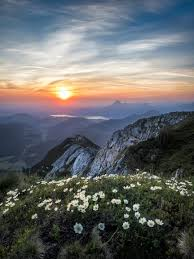
#> input picture DIP/DIP_Lab_406/Lab/Python/Lab_03/nature.jpeg, 194 x 259 px
$ python cdf.py
#> lines starting #> are read from the running program, lines starting #| are printed output that depends on the picture
import cv2
import numpy as np
import matplotlib.pyplot as plt

input_image = cv2.imread('nature.jpeg')
#> input_image is the input picture: shape (259, 194, 3); mean B, G, R 104.3, 103.3, 101.1

if len(input_image.shape) == 3:
    input_image = cv2.cvtColor(input_image, cv2.COLOR_BGR2GRAY)
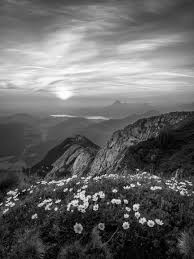
#> input_image: shape (259, 194); min 0, max 254, mean 102.8

def compute_cdf(image):
    hist, bins = np.histogram(image.flatten(), 256, [0, 256])
#> hist = 256 values, max 403 at index 34, min 0 at index 255, mean 196.3; bins = 257 values from 0 to 256
    cdf = hist.cumsum()
#> cdf = 256 values from 51 to 50246
    cdf_normalized = cdf / cdf.max()  # Normalize to [0, 1]
#> cdf_normalized = 256 values from 0.00102 to 1
    return cdf_normalized

plt.figure(figsize=(12, 6))

plt.subplot(2, 3, 1)
plt.imshow(input_image, cmap='gray')
plt.title('Input Image')
plt.axis('off')

plt.subplot(2, 3, 2)
plt.hist(input_image.ravel(), bins=256, range=[0, 256], color='black')
plt.title('Histogram of Input Image')

cdf_input = compute_cdf(input_image)
#> cdf_input = 256 values from 0.00102 to 1

plt.subplot(2, 3, 3)
plt.plot(cdf_input, color='black', linewidth=2)
plt.title('CDF of Input Image')
plt.xlabel('Pixel Intensity Values')
plt.ylabel('CDF')

equalized_image = cv2.equalizeHist(input_image)
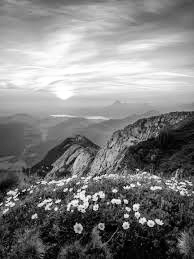
#> equalized_image: shape (259, 194); min 0, max 255, mean 128

plt.subplot(2, 3, 4)
plt.imshow(equalized_image, cmap='gray')
plt.title('Histogram-Equalized Image')
plt.axis('off')

plt.subplot(2, 3, 5)
plt.hist(equalized_image.ravel(), bins=256, range=[0, 256], color='black')
plt.title('Histogram of Equalized Image')

cdf_equalized = compute_cdf(equalized_image)
#> cdf_equalized = 256 values from 0.00102 to 1

plt.subplot(2, 3, 6)
plt.plot(cdf_equalized, color='black', linewidth=2)
plt.title('CDF of Equalized Image')
plt.xlabel('Pixel Intensity Values')
plt.ylabel('CDF')

plt.tight_layout()
plt.show()
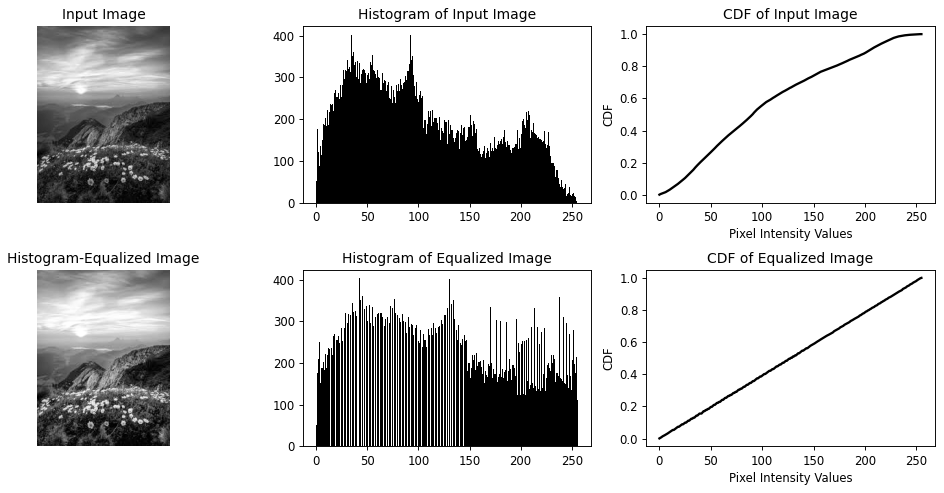
#> figure drawn by matplotlib, 6 panels; panel 2: tallest bar 403 high, from x = 34 to 35; panel 3: curve peaks at x = 254, y = 1; panel 5: tallest bar 403 high, from x = 42 to 43; panel 6: curve peaks at x = 255, y = 1

$ run again, with DIP/DIP_Lab_406/Lab/Python/Lab_03/flower.jpeg copied over DIP/DIP_Lab_406/Lab/Python/Lab_03/nature.jpeg
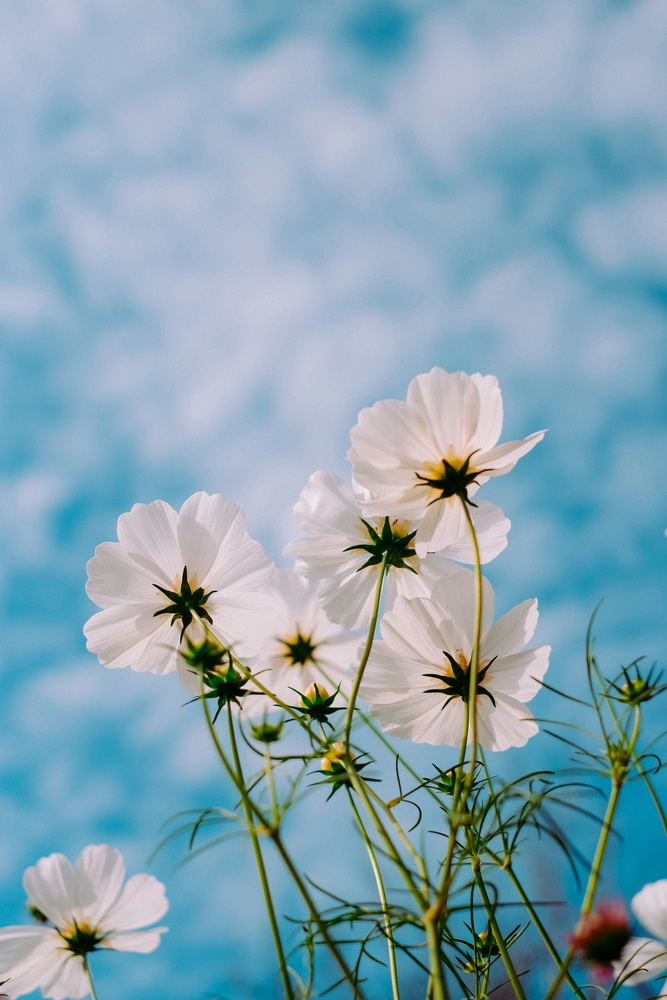
#> input picture DIP/DIP_Lab_406/Lab/Python/Lab_03/flower.jpeg, 667 x 1000 px, shrunk from 3000 x 4500 before the run
#> input_image is the input picture: shape (1000, 667, 3); mean B, G, R 179.1, 164.7, 134.1
#> `input_image = cv2.cvtColor(input_image, cv2.COLOR_BGR2GRAY)`:
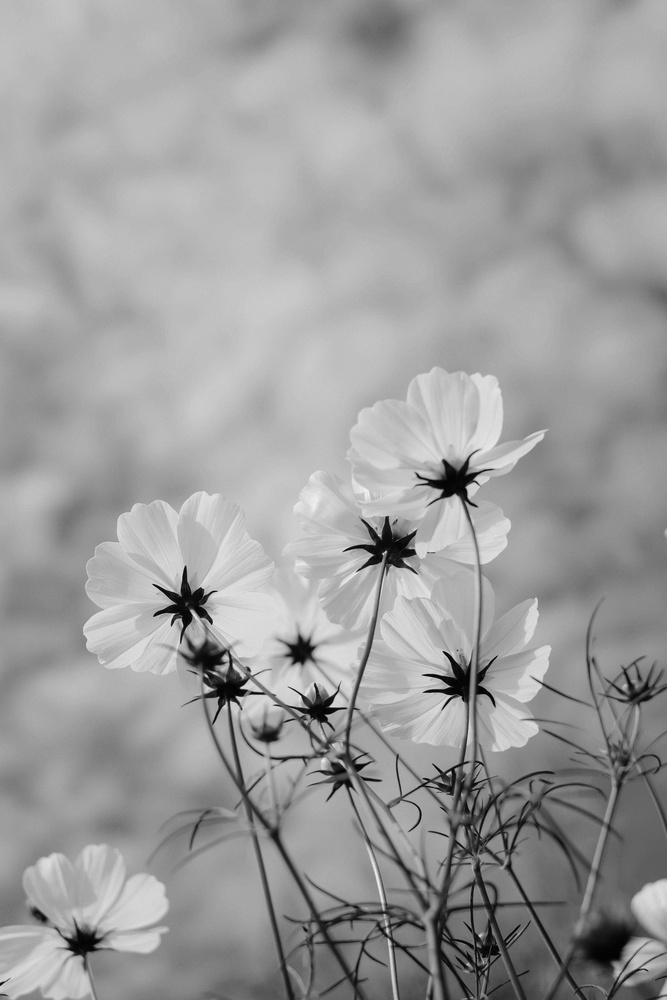
#> input_image: shape (1000, 667); min 1, max 243, mean 157.2
#> hist = 256 values, max 11669 at index 177, min 0 at index 0, mean 2605.5; bins = 257 values from 0 to 256
#> cdf = 256 values from 0 to 667000
#> cdf_normalized = 256 values from 0 to 1
#> `equalized_image = cv2.equalizeHist(input_image)`:
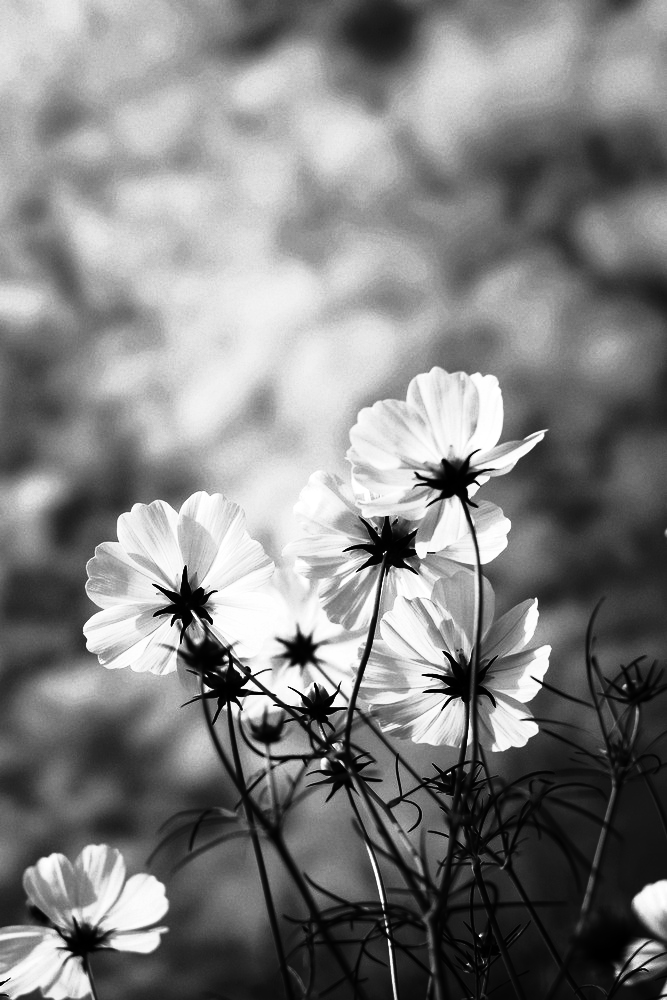
#> equalized_image: shape (1000, 667); min 0, max 255, mean 128.7
#> cdf_equalized = 256 values from 0.00172 to 1
